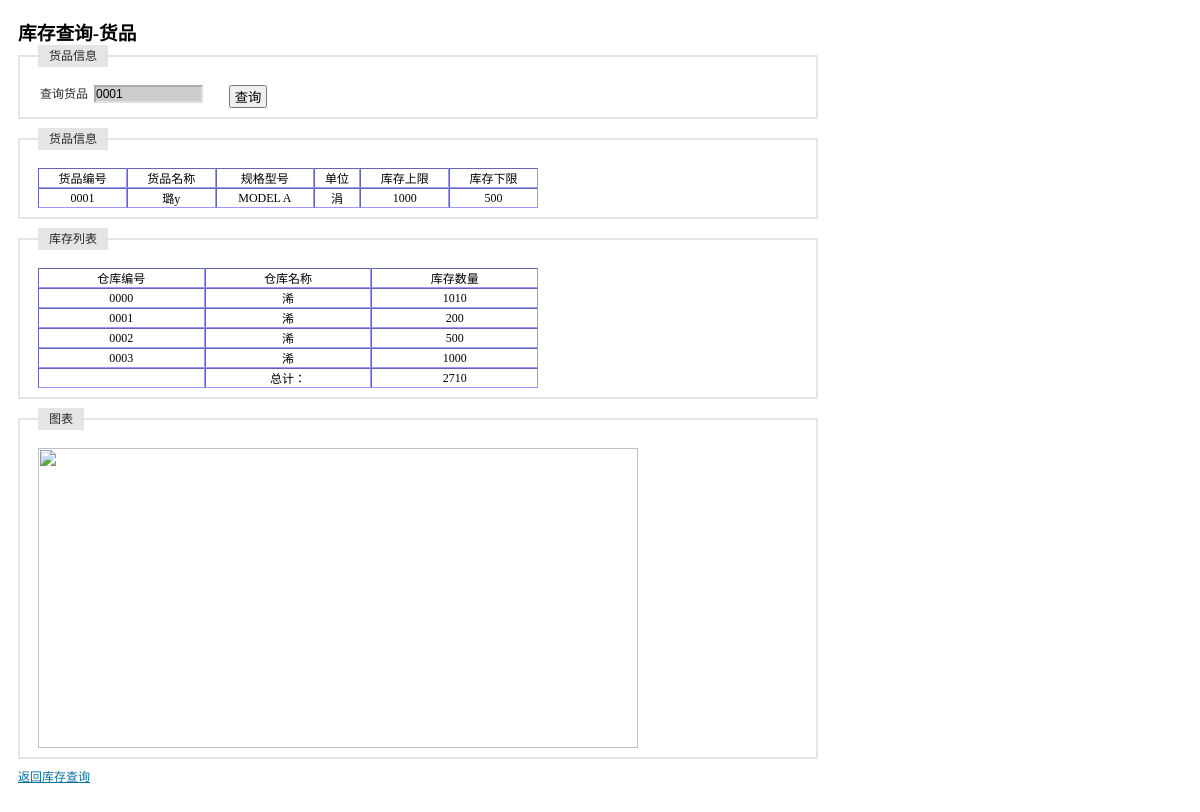
Screenshot of /inquire_storage/inquire_storage_item.php?itemid=0001 (signed in) with the database file from the repository.
### tables this page shows
CREATE TABLE `tb_product` (
  `id` int(4) NOT NULL auto_increment,
  `maintype` varchar(20) NOT NULL,
  `subtype` varchar(20) NOT NULL,
  `name` varchar(20) NOT NULL,
  `encode` varchar(20) NOT NULL,
  `barcode` varchar(20) NOT NULL,
  `size` varchar(20) NOT NULL,
  `unit` varchar(10) NOT NULL,
  `upperlimit` int(4) NOT NULL,
  `lowerlimit` int(4) NOT NULL,
  `inprice` int(4) NOT NULL,
  `outprice` int(4) NOT NULL,
  `tupian` varchar(100) NOT NULL,
  `jianjie` mediumtext NOT NULL,
  `addtime` varchar(20) NOT NULL,
  PRIMARY KEY  (`id`,`encode`,`barcode`)
);

CREATE TABLE `table_warehouse` (
  `id` varchar(4) NOT NULL,
  `name` varchar(10) NOT NULL,
  `fuzeren` varchar(10) default NULL,
  `phone` varchar(8) default NULL,
  `address` varchar(50) default NULL,
  `remark` varchar(50) default NULL,
  PRIMARY KEY  (`id`,`name`)
);

CREATE TABLE `table_warehouse_0000` (
  `id` varchar(8) NOT NULL,
  `num` int(4) default NULL,
  PRIMARY KEY  (`id`)
);

CREATE TABLE `table_warehouse_0001` (
  `id` varchar(8) NOT NULL,
  `num` int(4) default NULL,
  PRIMARY KEY  (`id`)
);

CREATE TABLE `table_warehouse_0002` (
  `id` varchar(8) NOT NULL,
  `num` int(4) default NULL,
  PRIMARY KEY  (`id`)
);

CREATE TABLE `table_warehouse_0003` (
  `id` varchar(8) NOT NULL,
  `num` int(4) default NULL,
  PRIMARY KEY  (`id`)
);

### inquire_storage/inquire_storage_item.php (the view, shortened to what this page needs)
<?php
    $itemid = $_GET[itemid];
    $flag = '';
    if($flag == ''){
        $query = "select * from table_warehouse order by id";
        $result_warehouse = mysql_query($query);
    }
    if($flag == ''){
        $query = "select * from tb_product where encode = '$itemid'";
        $result_iteminfo = mysql_query($query);
    }
?>
<!DOCTYPE html PUBLIC "-//W3C//DTD XHTML 1.0 Transitional//EN" "http://www.w3.org/TR/xhtml1/DTD/xhtml1-transitional.dtd">
<html xmlns="http://www.w3.org/1999/xhtml">
<head>
</head>
<link rel="stylesheet" type="text/css" href="../css/iframe.css" media="screen" />
<body style="width:800px">
<form id="form" name="form" method="post" >
  <h3>库存查询-货品</h3>
  <fieldset>
  <legend>货品信息</legend>
  <label>查询货品</label>
  <input id="item_id" name="item_id" type="text"  style="background-color:#CCCCCC" <?php echo "value = '$itemid'";?>  onclick="selectitem()"/>
  <button type="button" onclick="location.href='inquire_storage_item.php?itemid='+document.getElementById('item_id').value">&nbsp;查询&nbsp;</button>
  </fieldset>
  <fieldset>
  <legend>货品信息</legend>
  <table id="iteminfo" width="500" border="1" cellspacing="0" cellpadding="5" style="font-size:12px; border:thin; border-color:#9999FF ">
    <tr align="center">
      <td>货品编号</td>
      <td>货品名称</td>
      <td>规格型号</td>
      <td>单位</td>
      <td>库存上限</td>
      <td>库存下限</td>
    </tr>
    <?php
        echo "<tr align='center'>";
        if($flag == 'none')
            echo "<td>请指定查询的货品ID</td>";
        else{
            $RS = mysql_fetch_array($result_iteminfo);
            if(empty($RS))
                echo "<td>该货品编码不存在</td>";
            else{
                echo "<td>$RS[encode]</td>";
                echo "<td>$RS[name]</td>";
                echo "<td>$RS[size]</td>";
                echo "<td>$RS[unit]</td>";
                echo "<td id='upperlimit'>$RS[upperlimit]</td>";
                echo "<td id='lowerlimit'>$RS[lowerlimit]</td>";
            }
        }
        echo "</tr>";
    ?>
  </table>
  </fieldset>
  <fieldset>
  <legend>库存列表</legend>
  <table id="storage_table" width="500" border="1" cellspacing="0" cellpadding="5" style="font-size:12px; border:thin; border-color:#9999FF ">
    <tr align="center">
      <td>仓库编号</td>
      <td>仓库名称</td>
      <td>库存数量</td>
    </tr>
    <?php
        if($flag == ''){
            $sum = 0;
            while($RS = mysql_fetch_array($result_warehouse)){
                echo "<tr align='center'>";
                echo "<td>$RS[id]</td>";
                echo "<td>$RS[name]</td>";
                $query = "select * from table_warehouse_$RS[id] where id = '$itemid'";
                $result_storage = mysql_query($query);
                $RS2 = mysql_fetch_array($result_storage);
                if(empty($RS2))
                    echo "<td>0</td>";
                else
                    echo "<td>$RS2[num]</td>";
                echo "</tr>";
                $sum += $RS2[num];
            }
        }
        echo "<tr><td></td><td align='center'>总计：</td><td align='center' id='storage'>$sum</td></tr>";
    ?>
  </table>
  </fieldset>
  <fieldset>
  <legend>图表</legend>
  <img src="showbar.php?itemid=<?php echo $itemid;?>" width="600" height="300" border="0" align="bottom">
  </fieldset>
</form>
<p><a href="/wms/inquire_storage/inquire_storage_allitem.php">返回库存查询</a></p>
</body>
</html>

### css/iframe.css (style rules this page uses)
* { margin: 0; padding: 0; }
body { background: #FFF; padding: 18px; }
a { color: #09719D; cursor: pointer; }
form fieldset { border: #E5E5E5 2px solid; clear: both; margin-bottom: 9px; overflow: hidden; padding: 9px 18px; }
form input, form select { border-color: #ACACAC #E1E1E1 #E1E1E1 #ACACAC; border-style: solid; border-width: 2px; float: left; font-size:12px; margin-right: 6px; width: 105px; }
form label { color: #262626; font: normal 12px/18px Arial, sans-serif; float: left; margin-right: 6px; text-align: right; width: 50px; }
form legend { background: #E5E5E5; color: #262626; font: normal 12px/18px Arial, sans-serif; margin-bottom: 9px; padding: 2px 11px; }
form button { margin-left: 20px; }
p { color: #666; font: normal 12px/18px Arial, sans-serif; margin-bottom: 9px; }

### rows the page displays
tb_product: encode "0001", name "璐у", size "MODEL A", unit "涓", upperlimit "1000", lowerlimit "500"
table_warehouse: id "0000", name "浠", table_warehouse_0000.num "1010"
table_warehouse: id "0001", name "浠", table_warehouse_0001.num "200"
table_warehouse: id "0002", name "浠", table_warehouse_0002.num "500"
table_warehouse: id "0003", name "浠", table_warehouse_0003.num "1000"

### other values shown
$sum "2710"
